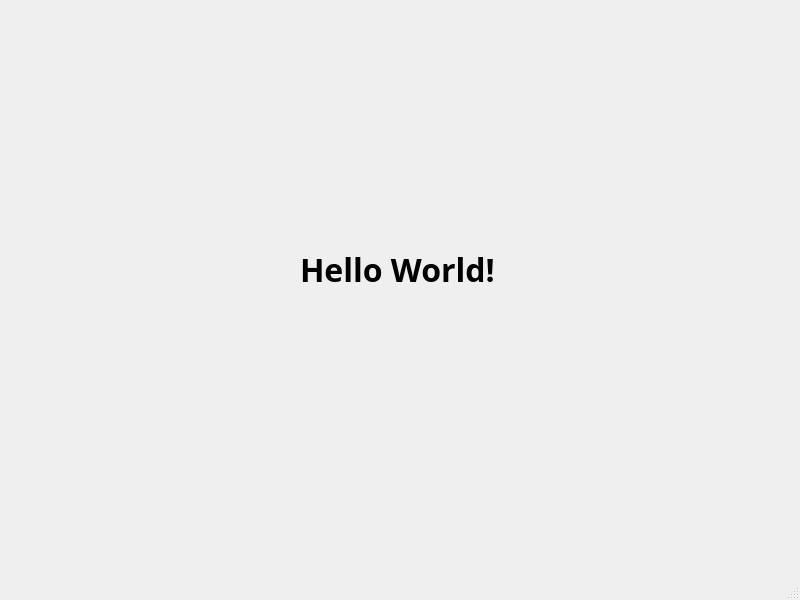
<?xml version="1.0" encoding="UTF-8"?>
<ui version="4.0">
 <class>MainWindow</class>
 <widget class="QMainWindow" name="MainWindow">
  <property name="geometry">
   <rect>
    <x>0</x>
    <y>0</y>
    <width>800</width>
    <height>600</height>
   </rect>
  </property>
  <property name="windowTitle">
   <string>QtDemo09 &lt;All in One&gt;</string>
  </property>
  <widget class="QWidget" name="centralwidget">
   <widget class="QLabel" name="label">
    <property name="geometry">
     <rect>
      <x>300</x>
      <y>250</y>
      <width>197</width>
      <height>38</height>
     </rect>
    </property>
    <property name="font">
     <font>
      <family>Nokia Font YanTi</family>
      <pointsize>24</pointsize>
      <weight>75</weight>
      <italic>false</italic>
      <bold>true</bold>
      <strikeout>false</strikeout>
      <kerning>true</kerning>
     </font>
    </property>
    <property name="text">
     <string>Hello World!</string>
    </property>
   </widget>
  </widget>
  <widget class="QMenuBar" name="menubar">
   <property name="geometry">
    <rect>
     <x>0</x>
     <y>0</y>
     <width>800</width>
     <height>23</height>
    </rect>
   </property>
  </widget>
  <widget class="QStatusBar" name="statusbar"/>
 </widget>
 <resources/>
 <connections/>
</ui>
